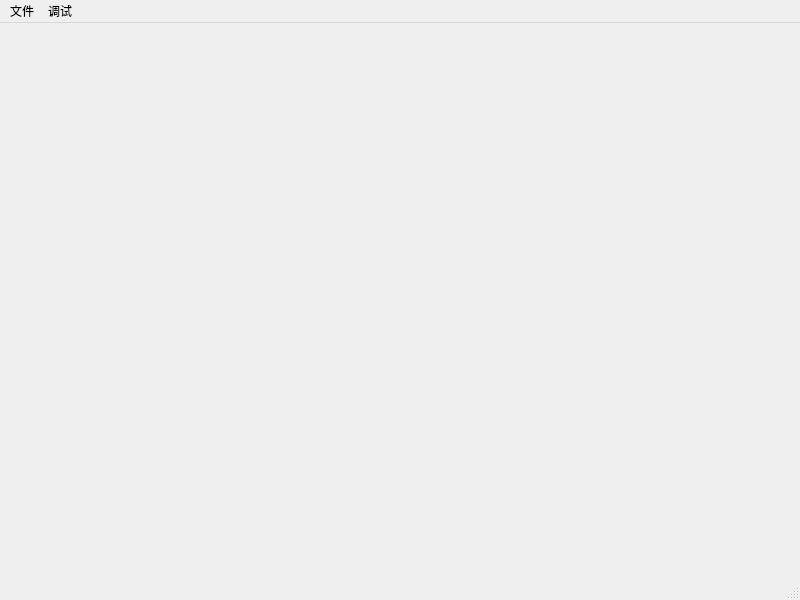
<?xml version="1.0" encoding="UTF-8"?>
<ui version="4.0">
 <class>MainWindow</class>
 <widget class="QMainWindow" name="MainWindow">
  <property name="geometry">
   <rect>
    <x>0</x>
    <y>0</y>
    <width>800</width>
    <height>600</height>
   </rect>
  </property>
  <property name="windowTitle">
   <string>MainWindow</string>
  </property>
  <widget class="QWidget" name="centralwidget"/>
  <widget class="QMenuBar" name="menubar">
   <property name="geometry">
    <rect>
     <x>0</x>
     <y>0</y>
     <width>800</width>
     <height>32</height>
    </rect>
   </property>
   <widget class="QMenu" name="menu">
    <property name="title">
     <string>文件</string>
    </property>
    <addaction name="actionOpen"/>
   </widget>
   <widget class="QMenu" name="menu_2">
    <property name="title">
     <string>调试</string>
    </property>
    <addaction name="action_Debug"/>
   </widget>
   <addaction name="menu"/>
   <addaction name="menu_2"/>
  </widget>
  <widget class="QStatusBar" name="statusbar"/>
  <action name="actionOpen">
   <property name="text">
    <string>打开文件</string>
   </property>
   <property name="toolTip">
    <string>打开文件</string>
   </property>
   <property name="shortcut">
    <string>Ctrl+O</string>
   </property>
  </action>
  <action name="action_Debug">
   <property name="text">
    <string>调试</string>
   </property>
   <property name="toolTip">
    <string>调试</string>
   </property>
  </action>
 </widget>
 <resources/>
 <connections/>
</ui>
